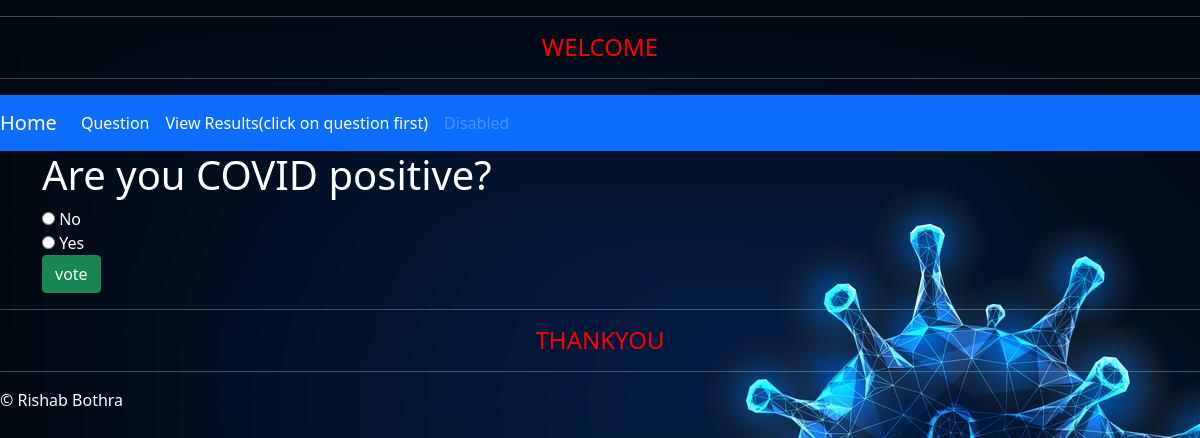
Screenshot of /polls/7/ with the database file from the repository.
### polls/models.py (models this page shows, shortened)
class Question(models.Model):
    question_txt =  models.CharField(max_length = 100)
    pub_date = models.DateTimeField('date published')

class Choice(models.Model):
    choice_txt = models.CharField(max_length = 200)
    votes = models.IntegerField(default=0)
    question = models.ForeignKey(Question, on_delete=models.CASCADE)

### polls/views.py (the view)
# urls.py: url(r'^polls/(?P<question_id>[0-9]+)/$',views.details,name='detail'),
def details(request, question_id):
    question= get_object_or_404(Question,pk = question_id)
    return render(request,'polls/detail.html', {'question': question})

### polls/templates/polls/detail.html (shortened to what this page needs)
{% extends 'polls/base.html' %}
{% block main_content %}
<h1>{{question.question_txt}}</h1>
<form action = '/polls/{{question.id}}/vote' method="post">
    {% for choice in question.choice_set.all %}
        <input type="radio" name="choice" id="choice{{forloop.counter}}" value="{{choice.id}}"/>
        <label for="choice{{forloop.counter}}">{{choice.choice_txt}}</label><br>
    {% endfor %}
    <input type="submit" class="btn btn-success" value = "vote"/>
</form>
{% endblock %}

### polls/static/polls/style.css (style rules this page uses)
body { color:white; background:white url('images/background.jpg') no-repeat; }

### polls/templates/polls/base.html (style rules this page uses)
body { color:white; }

### rows the page displays
Question: question_txt "Are you COVID positive?"
Choice: choice_txt "No"
Choice: choice_txt "Yes"
